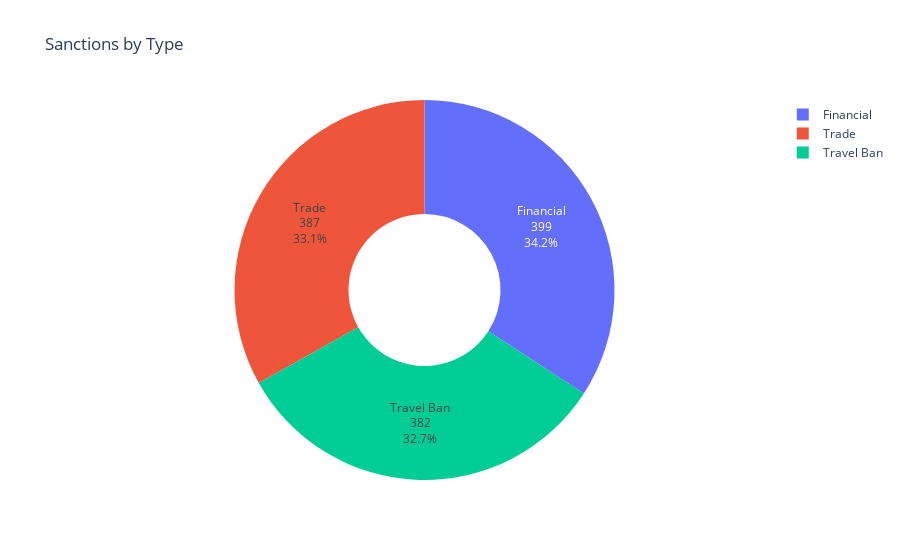

Notebook cell for this chart:
### Code cell
# Sanctions analysis

sanctions = df  # Use the sanctions dataframe
country_col = 'Issuing Country'
value_col = 'Target Country'  # We'll count the number of sanctions per country
sanction_type_col = 'Sanction Type'

# Bar Chart: Number of sanctions issued by each country
country_counts = sanctions[country_col].value_counts().sort_values()

plt.figure(figsize=(10, 6))
country_counts.plot(kind='barh', color='firebrick')
plt.title("Total Sanctions by Issuing Country")
plt.xlabel("Number of Sanctions")
plt.ylabel("Issuing Country")
plt.tight_layout()
plt.show()

# Donut Chart of Sanction Types
sanction_types = sanctions[sanction_type_col].value_counts().reset_index()
sanction_types.columns = ['Type', 'Total']

import plotly.graph_objects as go

fig = go.Figure(data=[go.Pie(
    labels=sanction_types['Type'],
    values=sanction_types['Total'],
    hole=0.4,
    textinfo='label+percent+value'
)])
fig.update_layout(title_text="Sanctions by Type")
fig.show()

### Figure 1 — Plotly figure (JSON) as saved in the notebook; plotly's stock layout.template omitted (floating-point values rounded to 4 significant figures)
{"data": [{"hole": 0.4, "labels": ["Financial", "Trade", "Travel Ban"], "textinfo": "label+percent+value", "type": "pie", "values": [399, 387, 382]}], "layout": {"title": {"text": "Sanctions by Type"}}}
